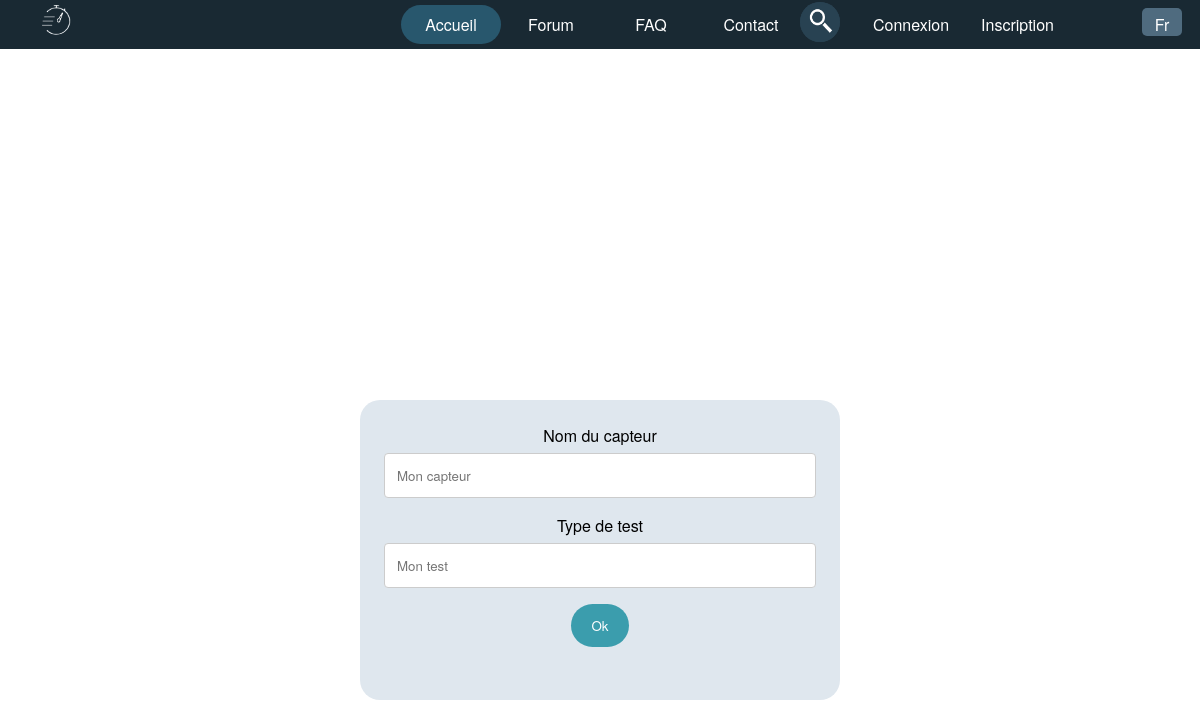
The app's page /filePHP/capteurs.php, older data.
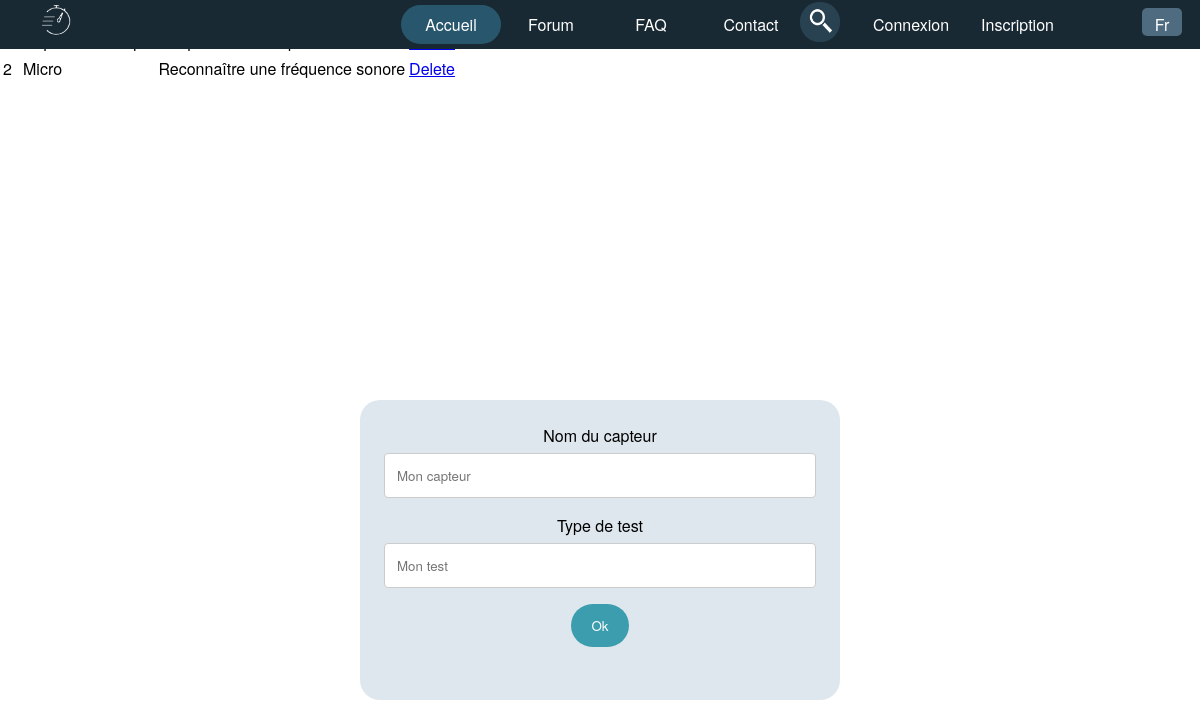
The same page, newer data.
### tables this page shows
CREATE TABLE IF NOT EXISTS `tests` (
  `idTest` int(11) NOT NULL AUTO_INCREMENT,
  `capteur` varchar(45) NOT NULL,
  `test` varchar(100) NOT NULL,
  PRIMARY KEY (`idTest`)
);

### filePHP/capteurs.php (the view, shortened to what this page needs)
<!DOCTYPE html>
<html >
    <head>
        <link rel="stylesheet" href="styles.css" />
    </head>
    <body>
    	<nav class = "menu_bar">
    		<div class = "left">
                <a href="accueil.html">
                    <div><img src="images/logo_blanc_fleche2.png" class = "fleche"></div>
                </a>
			</div>
			<div class = "center">
                <div><a href="accueil.html" class = "active">Accueil</a></div>
                <div><a href="forum.html">Forum</a></div>
                <div><a href="FAQ.html">FAQ</a></div>
                <div><a href="contact.html">Contact</a></div>
            </div>
			<div class = "right">
				<div><a href="connexion.html">Connexion</a></div>
				<div><a href="inscription.html">Inscription</a></div>
                </div>
            <div class = "langues">
                <span>Fr</span>
            </div>
    	</nav>
        <div class = "search-box">
            <a class="search-btn" href="#">
                <div><img src="images/loupe.png" class="loupe"></div>
            </a>
        </div>
        <div>
    	<?php
        echo "<div class='tableauCapteur'>";
$servername = "localhost:3308";
$username = "root";
$password = "";
$dbname = "beyondsight";
$conn = new mysqli($servername, $username, $password, $dbname);
$sql = "SELECT idTest, capteur, test FROM tests";
$result = $conn->query($sql);
if ($result->num_rows > 0) {
    echo "<table><tr><th>ID</th><th>Capteur</th><th>Test</th><th>Effacer</th></tr>";
    while($row = $result->fetch_assoc()) {;
        echo "<tr><td>".$row["idTest"]."</td><td>".$row["capteur"]."</td><td>".$row["test"]."</td><td><a href=\"javascript:deltest(id=".$row["idTest"].")\">Delete</a></tr>";
    }
    echo "</table>";
} else {
    echo "0 results";
}
?>
</div>
                <div class = "formbis">
                    <form method = "post">
                        <label for="lname">Nom du capteur</label>
                        <input class="champ" type="text" name="capteur" id="capteur" placeholder="Mon capteur" required>
                        <label for="lname">Type de test</label>
                        <input class="champ" type="text" name="test" id="test" placeholder="Mon test" required>
                        <input type="submit" name="formsend" id="formsend" value="Ok">
                    </form>
        ?></div>
</html>

### filePHP/styles.css (style rules this page uses)
html { margin: 0; padding: 0; height: 100%; }
* { font-family: "Helvetica Neue", Arial, sans-serif; }
.menu_bar { display: flex; width: 100%; position: fixed; top: 0px; left: 0px; right: 0px; background-color: #192933; z-index: 10; }
.menu_bar .left, .center, .right { display: flex; flex-direction: horizontal; text-align: center; padding: 5px; }
.menu_bar .left { width: 30%; margin-left: 3%; }
.menu_bar .center { width: 38%; }
.menu_bar .right { width: 20%; }
.menu_bar .langues { width: 5%; }
.menu_bar { list-style-type: none; margin: 0; padding: 0; }
.menu_bar .center a, .right a { display: block; color: #FFF; padding: 8px 16px 8px 16px; min-width: 100px; text-decoration: none; text-align: center; border-radius: 20px; transition: background-color 0.3s ease-out, color 0.1s ease-out; }
.menu_bar img { width: 30px; border-radius: 50%; transform: rotate(0deg); transition: transform 1s ease-out; position: absolute; }
.menu_bar .fleche { width: 25px; margin: 2px 5px; }
.menu_bar .active { background-color: #28576D; color: white; }
.menu_bar .langues { display: inline-block; justify-content: center; background-color: #4F6B7F; padding: 5px; text-decoration: none; color: white; text-align: center; border-radius: 5px 5px 5px 5px; position: absolute; top: 8px; right: 1.5%; height: 28px; width: 40px; }
.search-box { position: fixed; right: 30%; top: 2px; background: #284252; height: 40px; width: 40px; border-radius: 40px; padding: 10px; z-index: 11; transition: width 0.5s ease-out; }
.search-box .search-btn { position: absolute; right: 0px; top: 0px; color: white; float: right; width: 40px; height: 40px; border-radius: 50%; background: #284252; display: flex; justify-content: center; align-items: center; }
.search-btn .loupe { position: relative; height: 40px; width: 40px; }
body { font-family: Arial, Helvetica,sans-serif;overflow-x:hidden;height: 100%;margin:0;padding: 0;display: flex;flex-direction: column; }
* { box-sizing: border-box; }
input[type=text], select, textarea { width: 100%; padding: 12px; border: 1px solid #ccc; border-radius: 4px; box-sizing: border-box; margin-top: 6px; margin-bottom: 16px; resize: vertical; }
input[type=submit] { background-color: #3B9DAD; color: white; padding: 12px 20px; border: none; border-radius: 25px; cursor: pointer; }
.formbis { position: absolute; left:30%; top: 50%; height: 300px; border-radius: 20px; width: 40%; background-color: #DFE7EE; padding: 2%; justify-content: center; text-align: center; }

Row changes from the older to the newer data that the page shows:
added tests: idTest "2", capteur "Micro", test "Reconnaître une fréquence sonore"
